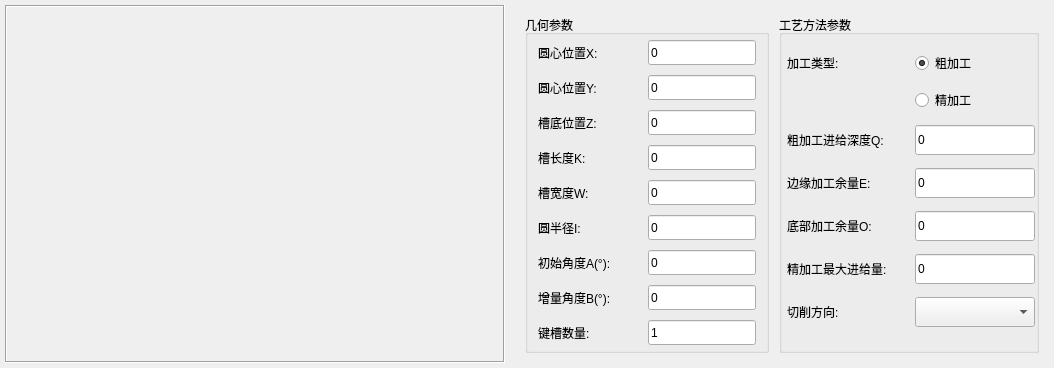
         <widget class="QWidget" name="page_4">
          <layout class="QHBoxLayout" name="horizontalLayout_19">
           <property name="spacing">
            <number>10</number>
           </property>
           <property name="leftMargin">
            <number>5</number>
           </property>
           <property name="topMargin">
            <number>5</number>
           </property>
           <property name="rightMargin">
            <number>5</number>
           </property>
           <property name="bottomMargin">
            <number>5</number>
           </property>
           <item>
            <widget class="QLabel" name="label_63">
             <property name="minimumSize">
              <size>
               <width>500</width>
               <height>0</height>
              </size>
             </property>
             <property name="maximumSize">
              <size>
               <width>500</width>
               <height>16777215</height>
              </size>
             </property>
             <property name="frameShape">
              <enum>QFrame::Box</enum>
             </property>
             <property name="frameShadow">
              <enum>QFrame::Sunken</enum>
             </property>
             <property name="lineWidth">
              <number>1</number>
             </property>
             <property name="text">
              <string/>
             </property>
             <property name="pixmap">
              <pixmap resource="STEPNCMaster.qrc">:/STEPNCMaster/images/HNCMill/mill09-1.bmp</pixmap>
             </property>
             <property name="scaledContents">
              <bool>true</bool>
             </property>
             <property name="alignment">
              <set>Qt::AlignCenter</set>
             </property>
            </widget>
           </item>
           <item>
            <layout class="QHBoxLayout" name="horizontalLayout_18" stretch="1,1">
             <property name="spacing">
              <number>10</number>
             </property>
             <property name="leftMargin">
              <number>10</number>
             </property>
             <property name="topMargin">
              <number>10</number>
             </property>
             <property name="rightMargin">
              <number>10</number>
             </property>
             <property name="bottomMargin">
              <number>10</number>
             </property>
             <item>
              <widget class="QGroupBox" name="groupBox_10">
               <property name="title">
                <string>几何参数</string>
               </property>
               <layout class="QGridLayout" name="gridLayout_10">
                <property name="leftMargin">
                 <number>10</number>
                </property>
                <property name="topMargin">
                 <number>5</number>
                </property>
                <property name="rightMargin">
                 <number>10</number>
                </property>
                <property name="bottomMargin">
                 <number>5</number>
                </property>
                <property name="spacing">
                 <number>10</number>
                </property>
                <item row="5" column="0">
                 <widget class="QLabel" name="label_64">
                  <property name="text">
                   <string>圆半径I:</string>
                  </property>
                 </widget>
                </item>
                <item row="0" column="0">
                 <widget class="QLabel" name="label_65">
                  <property name="minimumSize">
                   <size>
                    <width>100</width>
                    <height>0</height>
                   </size>
                  </property>
                  <property name="maximumSize">
                   <size>
                    <width>120</width>
                    <height>16777215</height>
                   </size>
                  </property>
                  <property name="text">
                   <string>圆心位置X:</string>
                  </property>
                 </widget>
                </item>
                <item row="0" column="1">
                 <widget class="QLineEdit" name="cirGroove_centerX">
                  <property name="minimumSize">
                   <size>
                    <width>0</width>
                    <height>25</height>
                   </size>
                  </property>
                  <property name="maximumSize">
                   <size>
                    <width>120</width>
                    <height>16777215</height>
                   </size>
                  </property>
                  <property name="text">
                   <string>0</string>
                  </property>
                  <property name="readOnly">
                   <bool>false</bool>
                  </property>
                 </widget>
                </item>
                <item row="1" column="0">
                 <widget class="QLabel" name="label_66">
                  <property name="text">
                   <string>圆心位置Y:</string>
                  </property>
                 </widget>
                </item>
                <item row="1" column="1">
                 <widget class="QLineEdit" name="cirGroove_centerY">
                  <property name="minimumSize">
                   <size>
                    <width>0</width>
                    <height>25</height>
                   </size>
                  </property>
                  <property name="maximumSize">
                   <size>
                    <width>120</width>
                    <height>16777215</height>
                   </size>
                  </property>
                  <property name="text">
                   <string>0</string>
                  </property>
                  <property name="readOnly">
                   <bool>false</bool>
                  </property>
                 </widget>
                </item>
                <item row="2" column="0">
                 <widget class="QLabel" name="label_67">
                  <property name="text">
                   <string>槽底位置Z:</string>
                  </property>
                 </widget>
                </item>
                <item row="2" column="1">
                 <widget class="QLineEdit" name="cirGroove_bottomZ">
                  <property name="minimumSize">
                   <size>
                    <width>0</width>
                    <height>25</height>
                   </size>
                  </property>
                  <property name="maximumSize">
                   <size>
                    <width>120</width>
                    <height>16777215</height>
                   </size>
                  </property>
                  <property name="text">
                   <string>0</string>
                  </property>
                  <property name="readOnly">
                   <bool>false</bool>
                  </property>
                 </widget>
                </item>
                <item row="3" column="0">
                 <widget class="QLabel" name="label_68">
                  <property name="text">
                   <string>槽长度K:</string>
                  </property>
                 </widget>
                </item>
                <item row="3" column="1">
                 <widget class="QLineEdit" name="cirGroove_length">
                  <property name="minimumSize">
                   <size>
                    <width>0</width>
                    <height>25</height>
                   </size>
                  </property>
                  <property name="maximumSize">
                   <size>
                    <width>120</width>
                    <height>16777215</height>
                   </size>
                  </property>
                  <property name="text">
                   <string>0</string>
                  </property>
                  <property name="readOnly">
                   <bool>false</bool>
                  </property>
                 </widget>
                </item>
                <item row="4" column="0">
                 <widget class="QLabel" name="label_69">
                  <property name="text">
                   <string>槽宽度W:</string>
                  </property>
                 </widget>
                </item>
                <item row="4" column="1">
                 <widget class="QLineEdit" name="cirGroove_width">
                  <property name="minimumSize">
                   <size>
                    <width>0</width>
                    <height>25</height>
                   </size>
                  </property>
                  <property name="maximumSize">
                   <size>
                    <width>120</width>
                    <height>16777215</height>
                   </size>
                  </property>
                  <property name="text">
                   <string>0</string>
                  </property>
                  <property name="readOnly">
                   <bool>false</bool>
                  </property>
                 </widget>
                </item>
                <item row="5" column="1">
                 <widget class="QLineEdit" name="cirGroove_radius">
                  <property name="minimumSize">
                   <size>
                    <width>0</width>
                    <height>25</height>
                   </size>
                  </property>
                  <property name="maximumSize">
                   <size>
                    <width>120</width>
                    <height>16777215</height>
                   </size>
                  </property>
                  <property name="text">
                   <string>0</string>
                  </property>
                  <property name="readOnly">
                   <bool>false</bool>
                  </property>
                 </widget>
                </item>
                <item row="6" column="1">
                 <widget class="QLineEdit" name="cirGroove_initialAngle">
                  <property name="minimumSize">
                   <size>
                    <width>0</width>
                    <height>25</height>
                   </size>
                  </property>
                  <property name="maximumSize">
                   <size>
                    <width>120</width>
                    <height>16777215</height>
                   </size>
                  </property>
                  <property name="text">
                   <string>0</string>
                  </property>
                  <property name="readOnly">
                   <bool>false</bool>
                  </property>
                 </widget>
                </item>
                <item row="7" column="0">
                 <widget class="QLabel" name="label_79">
                  <property name="text">
                   <string>增量角度B(°):</string>
                  </property>
                 </widget>
                </item>
                <item row="7" column="1">
                 <widget class="QLineEdit" name="cirGroove_addAngle">
                  <property name="minimumSize">
                   <size>
                    <width>0</width>
                    <height>25</height>
                   </size>
                  </property>
                  <property name="maximumSize">
                   <size>
                    <width>120</width>
                    <height>16777215</height>
                   </size>
                  </property>
                  <property name="text">
                   <string>0</string>
                  </property>
                  <property name="readOnly">
                   <bool>false</bool>
                  </property>
                 </widget>
                </item>
                <item row="8" column="0">
                 <widget class="QLabel" name="label_80">
                  <property name="text">
                   <string>键槽数量:</string>
                  </property>
                 </widget>
                </item>
                <item row="8" column="1">
                 <widget class="QLineEdit" name="cirGroove_num">
                  <property name="minimumSize">
                   <size>
                    <width>0</width>
                    <height>25</height>
                   </size>
                  </property>
                  <property name="maximumSize">
                   <size>
                    <width>120</width>
                    <height>16777215</height>
                   </size>
                  </property>
                  <property name="text">
                   <string>1</string>
                  </property>
                  <property name="readOnly">
                   <bool>false</bool>
                  </property>
                 </widget>
                </item>
                <item row="6" column="0">
                 <widget class="QLabel" name="label_70">
                  <property name="text">
                   <string>初始角度A(°):</string>
                  </property>
                 </widget>
                </item>
               </layout>
              </widget>
             </item>
             <item>
              <widget class="QGroupBox" name="groupBox_11">
               <property name="minimumSize">
                <size>
                 <width>260</width>
                 <height>0</height>
                </size>
               </property>
               <property name="title">
                <string>工艺方法参数</string>
               </property>
               <layout class="QGridLayout" name="gridLayout_11">
                <property name="leftMargin">
                 <number>5</number>
                </property>
                <property name="rightMargin">
                 <number>1</number>
                </property>
                <item row="0" column="0">
                 <widget class="QLabel" name="label_71">
                  <property name="text">
                   <string>加工类型:</string>
                  </property>
                 </widget>
                </item>
                <item row="0" column="1">
                 <widget class="QRadioButton" name="cirGroove_roughWorking">
                  <property name="text">
                   <string>粗加工</string>
                  </property>
                  <property name="checked">
                   <bool>true</bool>
                  </property>
                 </widget>
                </item>
                <item row="1" column="1">
                 <widget class="QRadioButton" name="cirGroove_fineWorking">
                  <property name="text">
                   <string>精加工</string>
                  </property>
                 </widget>
                </item>
                <item row="2" column="0">
                 <widget class="QLabel" name="label_72">
                  <property name="text">
                   <string>粗加工进给深度Q:</string>
                  </property>
                 </widget>
                </item>
                <item row="2" column="1">
                 <widget class="QLineEdit" name="cirGroove_roughWorkFeed">
                  <property name="minimumSize">
                   <size>
                    <width>120</width>
                    <height>30</height>
                   </size>
                  </property>
                  <property name="maximumSize">
                   <size>
                    <width>80</width>
                    <height>16777215</height>
                   </size>
                  </property>
                  <property name="text">
                   <string>0</string>
                  </property>
                 </widget>
                </item>
                <item row="3" column="0">
                 <widget class="QLabel" name="label_73">
                  <property name="text">
                   <string>边缘加工余量E:</string>
                  </property>
                 </widget>
                </item>
                <item row="3" column="1">
                 <widget class="QLineEdit" name="cirGroove_radiusAllowance">
                  <property name="minimumSize">
                   <size>
                    <width>120</width>
                    <height>30</height>
                   </size>
                  </property>
                  <property name="maximumSize">
                   <size>
                    <width>80</width>
                    <height>16777215</height>
                   </size>
                  </property>
                  <property name="text">
                   <string>0</string>
                  </property>
                 </widget>
                </item>
                <item row="4" column="0">
                 <widget class="QLabel" name="label_74">
                  <property name="text">
                   <string>底部加工余量O:</string>
                  </property>
                 </widget>
                </item>
                <item row="4" column="1">
                 <widget class="QLineEdit" name="cirGroove_bottomAllowance">
                  <property name="minimumSize">
                   <size>
                    <width>120</width>
                    <height>30</height>
                   </size>
                  </property>
                  <property name="maximumSize">
                   <size>
                    <width>80</width>
                    <height>16777215</height>
                   </size>
                  </property>
                  <property name="text">
                   <string>0</string>
                  </property>
                 </widget>
                </item>
                <item row="5" column="0">
                 <widget class="QLabel" name="label_75">
                  <property name="text">
                   <string>精加工最大进给量:</string>
                  </property>
                 </widget>
                </item>
                <item row="5" column="1">
                 <widget class="QLineEdit" name="cirGroove_fineWorkMaxFeed">
                  <property name="minimumSize">
                   <size>
                    <width>120</width>
                    <height>30</height>
                   </size>
                  </property>
                  <property name="maximumSize">
                   <size>
                    <width>80</width>
                    <height>16777215</height>
                   </size>
                  </property>
                  <property name="text">
                   <string>0</string>
                  </property>
                 </widget>
                </item>
                <item row="6" column="0">
                 <widget class="QLabel" name="label_76">
                  <property name="minimumSize">
                   <size>
                    <width>90</width>
                    <height>0</height>
                   </size>
                  </property>
                  <property name="text">
                   <string>切削方向:</string>
                  </property>
                 </widget>
                </item>
                <item row="6" column="1">
                 <widget class="QComboBox" name="cirGroove_cutDirection">
                  <property name="minimumSize">
                   <size>
                    <width>0</width>
                    <height>30</height>
                   </size>
                  </property>
                  <property name="maximumSize">
                   <size>
                    <width>120</width>
                    <height>16777215</height>
                   </size>
                  </property>
                 </widget>
                </item>
               </layout>
              </widget>
             </item>
            </layout>
           </item>
          </layout>
         </widget>
